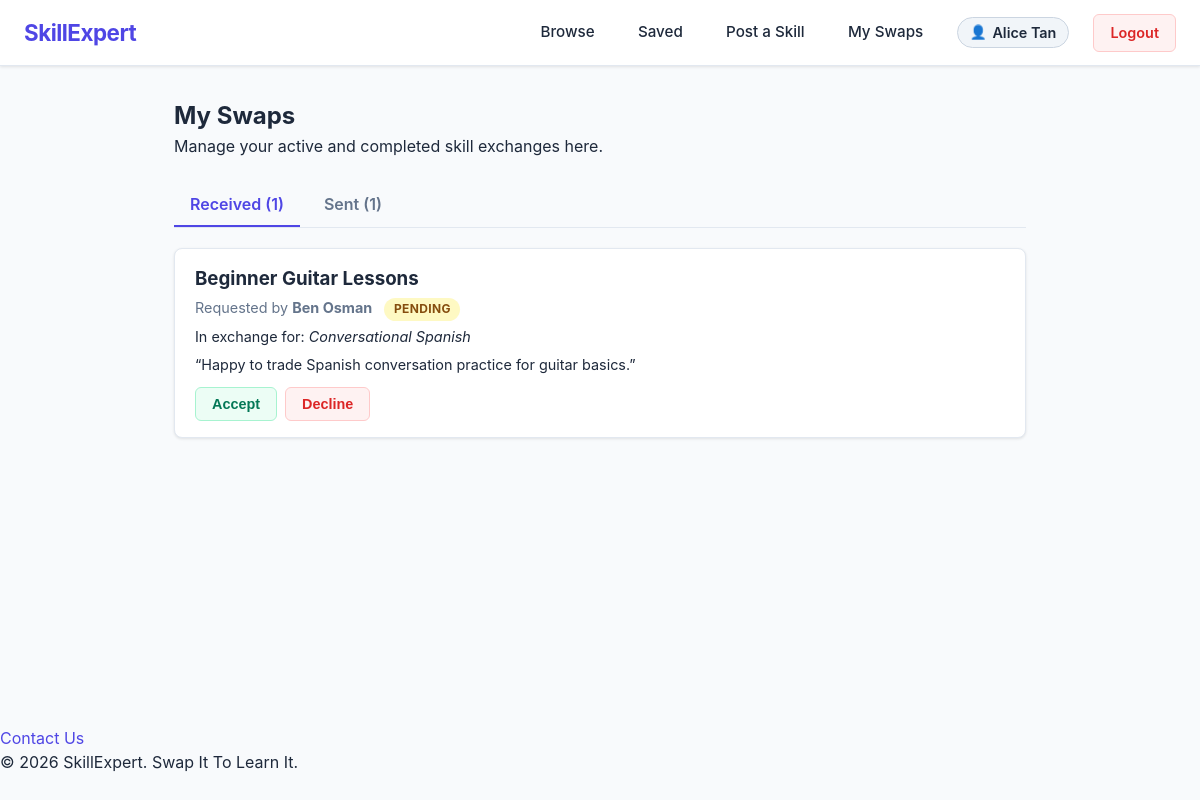
The app's page /public/swaps.php (signed in) with its own data.
### tables this page shows
CREATE TABLE IF NOT EXISTS swapRequests (
    id INT UNSIGNED NOT NULL AUTO_INCREMENT,
    skillId INT UNSIGNED NOT NULL,             
    requesterId INT UNSIGNED NOT NULL,         
    receiverId INT UNSIGNED NOT NULL,          
    offeredSkillId INT UNSIGNED DEFAULT NULL,  
    message TEXT DEFAULT NULL,                 
    status ENUM('pending', 'accepted', 'declined', 'completed', 'cancelled')
        NOT NULL DEFAULT 'pending',
    completedBy INT UNSIGNED DEFAULT NULL,     
    completedAt TIMESTAMP NULL DEFAULT NULL,
    createdAt TIMESTAMP NOT NULL DEFAULT CURRENT_TIMESTAMP,
    updatedAt TIMESTAMP NOT NULL DEFAULT CURRENT_TIMESTAMP ON UPDATE CURRENT_TIMESTAMP,

    PRIMARY KEY (id),
    FOREIGN KEY (skillId) REFERENCES skills(id) ON DELETE CASCADE,
    FOREIGN KEY (requesterId) REFERENCES users(id) ON DELETE CASCADE,
    FOREIGN KEY (receiverId) REFERENCES users(id) ON DELETE CASCADE,
    FOREIGN KEY (offeredSkillId) REFERENCES skills(id) ON DELETE SET NULL,
    FOREIGN KEY (completedBy) REFERENCES users(id) ON DELETE SET NULL,
    CHECK (requesterId <> receiverId),         
    INDEX idx_requester (requesterId),
    INDEX idx_receiver (receiverId),
    INDEX idx_status (status),
    INDEX idx_skill (skillId)
);

CREATE TABLE IF NOT EXISTS skills (
    id INT UNSIGNED NOT NULL AUTO_INCREMENT,
    userId INT UNSIGNED NOT NULL,
    title VARCHAR(150) NOT NULL,
    category VARCHAR(50) NOT NULL,
    description TEXT NOT NULL,
    imagePath VARCHAR(255) DEFAULT NULL,
    createdAt TIMESTAMP NOT NULL DEFAULT CURRENT_TIMESTAMP,

    PRIMARY KEY (id),
    FOREIGN KEY (userId) REFERENCES users(id) ON DELETE CASCADE,  
    INDEX idx_category (category),
    INDEX idx_user (userId)
);

CREATE TABLE IF NOT EXISTS users (
    id INT UNSIGNED NOT NULL AUTO_INCREMENT,
    name VARCHAR(100) NOT NULL,
    email VARCHAR(150) NOT NULL UNIQUE,
    passwordHash VARCHAR(255) NOT NULL,
    creditsBalance INT NOT NULL DEFAULT 0,
    createdAt TIMESTAMP NOT NULL DEFAULT CURRENT_TIMESTAMP,

    PRIMARY KEY (id)
);

### includes/swap_functions.php (called while the page is built, shortened)
<?php
function getReceivedRequests(PDO $pdo, int $userId): array
{
    $stmt = $pdo->prepare(
        "SELECT sr.*, sk.title AS skillTitle,
                req.name AS requesterName,
                offSk.title AS offeredSkillTitle
         FROM swapRequests sr
         JOIN skills sk        ON sr.skillId = sk.id
         JOIN users req        ON sr.requesterId = req.id
         LEFT JOIN skills offSk ON sr.offeredSkillId = offSk.id
         WHERE sr.receiverId = ?
         ORDER BY FIELD(sr.status, 'pending', 'accepted', 'completed', 'declined', 'cancelled'),
                  sr.createdAt DESC"
    );
    $stmt->execute([$userId]);
    return $stmt->fetchAll();
}
function getSentRequests(PDO $pdo, int $userId): array
{
    $stmt = $pdo->prepare(
        "SELECT sr.*, sk.title AS skillTitle,
                rec.name AS receiverName,
                offSk.title AS offeredSkillTitle
         FROM swapRequests sr
         JOIN skills sk        ON sr.skillId = sk.id
         JOIN users rec        ON sr.receiverId = rec.id
         LEFT JOIN skills offSk ON sr.offeredSkillId = offSk.id
         WHERE sr.requesterId = ?
         ORDER BY FIELD(sr.status, 'pending', 'accepted', 'completed', 'declined', 'cancelled'),
                  sr.createdAt DESC"
    );
    $stmt->execute([$userId]);
    return $stmt->fetchAll();
}
function statusBadgeClass(string $status): string
{
    $allowed = ['pending', 'accepted', 'declined', 'completed', 'cancelled'];
    return in_array($status, $allowed, true) ? $status : 'pending';
}

### public/swaps.php (the view, shortened to what this page needs)
<?php
require_once __DIR__ . '/../config/db.php';
require_once __DIR__ . '/../includes/swap_functions.php';
$currentUserId = (int) $_SESSION['user_id'];
$received = getReceivedRequests($pdo, $currentUserId);
$sent     = getSentRequests($pdo, $currentUserId);
require_once __DIR__ . '/../includes/header.php';
function renderSwapActions(array $swap, string $viewerRole, int $currentUserId): void
{
    $status = $swap['status'];
    ?>
    <div class="swap-actions">
        <?php if ($viewerRole === 'received' && $status === 'pending'): ?>
            <form method="POST" action="/main/actions/swap_request_action.php" class="inline-form">
                <button type="submit" class="btn btn-accept">Accept</button>
            </form>
            <form method="POST" action="/main/actions/swap_request_action.php" class="inline-form">
                <button type="submit" class="btn btn-decline" data-confirm="Decline this swap request?">Decline</button>
            </form>
        <?php endif; ?>
    </div>
    <?php
}
?>
<section class="container swaps-page">
    <h1>My Swaps</h1>
    <p>Manage your active and completed skill exchanges here.</p>
    <div class="swaps-tabs">
        <div class="swap-tab-labels">
            <label for="tab-received">Received (<?php echo count($received); ?>)</label>
            <label for="tab-sent">Sent (<?php echo count($sent); ?>)</label>
        </div>
        <div class="swap-tab-panel" id="panel-received">
            <?php if (empty($received)): ?>
                <p class="empty-state">No one has requested a swap on your skills yet.</p>
            <?php else: ?>
                <?php foreach ($received as $swap): ?>
                    <article class="swap-card">
                        <div class="swap-card-main">
                            <h3><?php echo htmlspecialchars($swap['skillTitle']); ?></h3>
                            <p class="swap-meta">
                                Requested by <strong><?php echo htmlspecialchars($swap['requesterName']); ?></strong>
                                <span class="status-badge status-<?php echo statusBadgeClass($swap['status']); ?>">
                                    <?php echo htmlspecialchars(ucfirst($swap['status'])); ?>
                                </span>
                            </p>
                            <?php if (!empty($swap['offeredSkillTitle'])): ?>
                                <p class="swap-offer">In exchange for: <em><?php echo htmlspecialchars($swap['offeredSkillTitle']); ?></em></p>
                            <?php endif; ?>
                            <?php if (!empty($swap['message'])): ?>
                                <p class="swap-message">&ldquo;<?php echo htmlspecialchars($swap['message']); ?>&rdquo;</p>
                            <?php endif; ?>
                        </div>
                        <?php renderSwapActions($swap, 'received', $currentUserId); ?>
                    </article>
                <?php endforeach; ?>
            <?php endif; ?>
        </div>
    </div>
</section>
<?php require_once __DIR__ . '/../includes/footer.php'; ?>

### includes/header.php (shortened to what this page needs)
<?php
$isLoggedIn = isset($_SESSION['user_id']);
?>
<!DOCTYPE html>
<html lang="en">
<head>
    <link rel="stylesheet" href="/main/assets/css/style.css">
</head>
<body>
<?php require_once __DIR__ . '/nav.php'; ?>
<main>

### includes/nav.php (shortened to what this page needs)
<?php
$userName = $_SESSION['name'] ?? 'User';
?>
<nav class="main-nav">
    <div class="nav-container">
        <a href="/main/public/index.php" class="nav-brand">SkillExpert</a>
        <ul class="nav-menu">
            <?php if ($isLoggedIn): ?>
                <li class="nav-item"><a href="/main/public/browse.php" class="nav-link">Browse</a></li>
                <li class="nav-item"><a href="/main/public/saved.php" class="nav-link">Saved</a></li>
                <li class="nav-item"><a href="/main/public/posting.php" class="nav-link">Post a Skill</a></li>
                <li class="nav-item"><a href="/main/public/swaps.php" class="nav-link">My Swaps</a></li>
                <li class="nav-item nav-user-item">
                    <span class="nav-user-name"><?php echo htmlspecialchars($userName); ?></span>
                </li>
                <li class="nav-item"><a href="/main/auth/logout.php" class="nav-link btn-logout">Logout</a></li>
            <?php else: ?>
                <li class="nav-item"><a href="/main/auth/login.php" class="nav-link">Login</a></li>
                <li class="nav-item"><a href="/main/auth/register.php" class="nav-link btn-register">Register</a></li>
            <?php endif; ?>
        </ul>
    </div>
</nav>

### includes/footer.php (shortened to what this page needs)
</main>
<footer>
    <p><a href="/main/public/contact.php">Contact Us</a></p>
    <p>&copy; <?php echo date('Y'); ?> SkillExpert. Swap It To Learn It.</p>
</footer>
</body>
</html>

### assets/css/style.css (style rules this page uses)
:root { --primary-color: #4f46e5; --primary-hover: #4338ca; --secondary-color: #06b6d4; --dark-bg: #0f172a; --light-bg: #f8fafc; --card-bg: #ffffff; --text-primary: #1e293b; --text-muted: #64748b; --border-color: #e2e8f0; --shadow-sm: 0 1px 3px rgba(0, 0, 0, 0.1); --shadow-md: 0 4px 6px -1px rgba(0, 0, 0, 0.1); --transition: all 0.2s ease-in-out; }
* { box-sizing: border-box; margin: 0; padding: 0; }
body { font-family: 'Inter', system-ui, -apple-system, BlinkMacSystemFont, 'Segoe UI', Roboto, sans-serif; color: var(--text-primary); background-color: var(--light-bg); line-height: 1.5; }
a { color: var(--primary-color); text-decoration: none; transition: var(--transition); }
main { min-height: calc(100vh - 140px); }
.main-nav { background-color: #ffffff; border-bottom: 1px solid var(--border-color); box-shadow: var(--shadow-sm); position: sticky; top: 0; z-index: 1000; }
.nav-container { max-width: 1200px; margin: 0 auto; padding: 0.85rem 1.5rem; display: flex; align-items: center; justify-content: space-between; }
.nav-brand { font-size: 1.4rem; font-weight: 700; color: var(--primary-color); letter-spacing: -0.5px; display: flex; align-items: center; gap: 0.5rem; }
.nav-menu { display: flex; align-items: center; list-style: none; gap: 1.5rem; }
.nav-item { display: flex; align-items: center; }
.nav-link { font-size: 0.95rem; font-weight: 500; color: var(--text-primary); padding: 0.4rem 0.6rem; border-radius: 6px; }
.nav-user-item { padding: 0.25rem 0.75rem; background-color: #f1f5f9; border-radius: 9999px; border: 1px solid #cbd5e1; }
.nav-user-name { font-size: 0.9rem; font-weight: 600; color: var(--text-primary); display: inline-flex; align-items: center; gap: 0.35rem; }
.nav-user-name::before { content: "👤"; font-size: 0.85rem; }
.btn-register, .btn-logout { padding: 0.45rem 1rem; border-radius: 6px; font-weight: 600; font-size: 0.9rem; }
.btn-logout { background-color: #fef2f2; color: #dc2626 !important; border: 1px solid #fecaca; }
.container { max-width: 900px; margin: 0 auto; padding: 2rem 1.5rem; }
.btn { display: inline-block; border: none; border-radius: 6px; padding: 0.5rem 1rem; font-size: 0.9rem; font-weight: 600; cursor: pointer; transition: var(--transition); }
.btn-accept { background-color: #ecfdf5; color: #047857; border: 1px solid #a7f3d0; }
.btn-decline { background-color: #fef2f2; color: #dc2626; border: 1px solid #fecaca; }
.inline-form { display: inline-block; }
.status-badge { display: inline-block; font-size: 0.75rem; font-weight: 700; padding: 0.15rem 0.6rem; border-radius: 9999px; text-transform: uppercase; letter-spacing: 0.03em; margin-left: 0.5rem; }
.status-pending { background-color: #fef9c3; color: #854d0e; }
.swaps-tabs { margin-top: 1.5rem; }
.swap-tab-labels { display: flex; gap: 0.5rem; border-bottom: 1px solid var(--border-color); margin-bottom: 1.25rem; }
.swap-tab-labels label { padding: 0.6rem 1rem; cursor: pointer; font-weight: 600; color: var(--text-muted); border-bottom: 2px solid transparent; }
.swap-tab-panel { display: none; }
#tab-received:checked ~ .swap-tab-labels label[for="tab-received"], #tab-sent:checked ~ .swap-tab-labels label[for="tab-sent"] { color: var(--primary-color); border-bottom-color: var(--primary-color); }
#tab-received:checked ~ #panel-received, #tab-sent:checked ~ #panel-sent { display: block; }
.swap-card { background-color: var(--card-bg); border: 1px solid var(--border-color); border-radius: 8px; padding: 1rem 1.25rem; margin-bottom: 1rem; box-shadow: var(--shadow-sm); }
.swap-card h3 { margin-bottom: 0.25rem; }
.swap-meta { color: var(--text-muted); font-size: 0.9rem; margin-bottom: 0.35rem; }
.swap-offer, .swap-message { font-size: 0.9rem; margin-bottom: 0.35rem; }
.swap-actions { display: flex; gap: 0.5rem; margin-top: 0.75rem; flex-wrap: wrap; }

### records on screen
swaprequests: skillId.title "Beginner Guitar Lessons", requesterId.name "Ben Osman", status "PENDING", offeredSkillId.title "Conversational Spanish", message "Happy to trade Spanish conversation practice for guitar basics."

### other values on screen
$userName "Alice Tan"
count($received) "1"
count($sent) "1"
